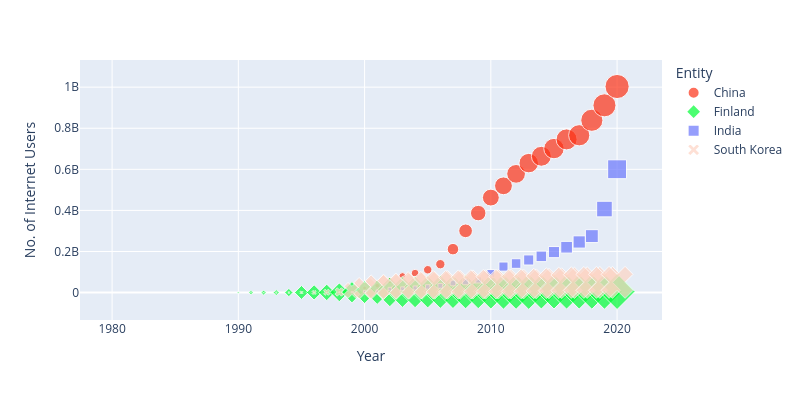

Notebook cell for this chart:
### Code cell
color = px.colors.qualitative.Light24
px.scatter(
    data_frame=df_country, x='Year', y='No. of Internet Users', width=800, height=400,
    color='Entity', color_discrete_sequence=color, symbol='Entity', size='Internet Users(%)'
)
